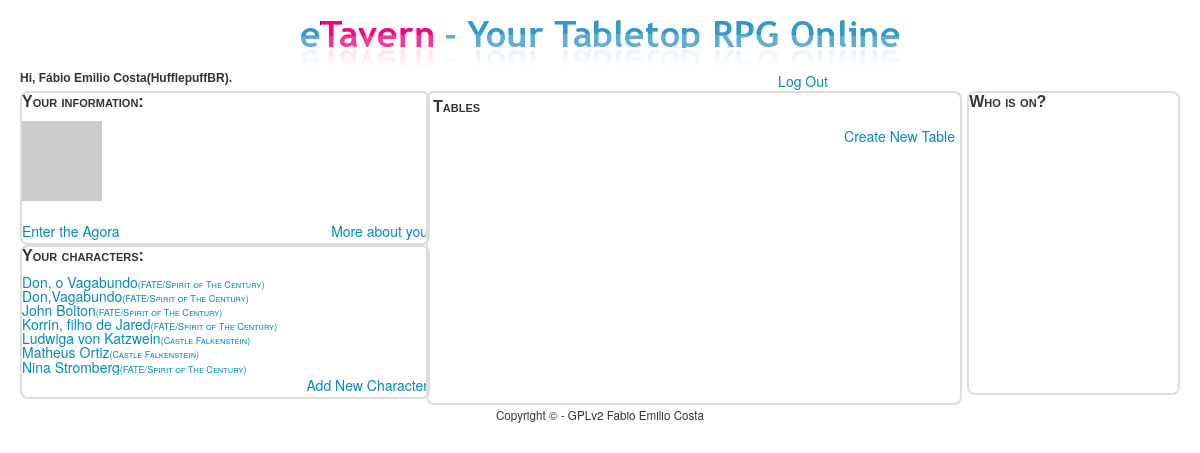
Screenshot of / (signed in) with the database file from the repository.
### tables this page shows
CREATE TABLE IF NOT EXISTS `user` (
  `id` bigint(20) NOT NULL AUTO_INCREMENT,
  `username` varchar(20) NOT NULL,
  `realname` varchar(60) NOT NULL DEFAULT 'Anonymous Coward',
  `email` varchar(30) NOT NULL,
  `password` varchar(40) NOT NULL,
  `master` tinyint(1) DEFAULT '0',
  `aboutYou` text,
  `site` varchar(255) DEFAULT NULL,
  `facebook` varchar(255) DEFAULT NULL,
  `twitter` varchar(100) DEFAULT NULL,
  `googleplus` varchar(255) DEFAULT NULL,
  PRIMARY KEY (`id`),
  UNIQUE KEY `username` (`username`,`email`)
);

CREATE TABLE IF NOT EXISTS `characters` (
  `id` bigint(20) NOT NULL AUTO_INCREMENT,
  `userid` bigint(20) NOT NULL,
  `char_name` varchar(100) NOT NULL,
  `system` varchar(100) NOT NULL,
  `base_desc` varchar(100) NOT NULL,
  `sheet` text,
  `history` text,
  PRIMARY KEY (`id`),
  UNIQUE KEY `userid` (`userid`,`char_name`,`system`)
);

### html/index.php (called while the page is built, shortened)
<?php
  $sheets=query("select * from characters where userid=? order by char_name,system",$_SESSION["id"]);
  $userinfo=query("select username,realname,email from user where id=?",$_SESSION["id"]);
  $js_function=<<<FUNCTION
$(document).ready(function() {
    whoIsOn();
    open_tables();
});
FUNCTION;
$img=get_gravatar($userinfo[0]['email'],80);
  render("tavern.php", ["title" => "Your Tavern - ".$_SESSION["realname"],
                        "realname" => $userinfo[0]['realname'],
                        "username" => $userinfo[0]['username'],
                        "sheets" => $sheets,
                        "jquery"=>$js_function,
                        "extraJS"=>["js/whoIsOn.js"],
                        "img"=>$img]);
?>

### templates/tavern.php (the view, shortened to what this page needs)
<div id="logTop">
  <div class="information">
    Hi, <?= $realname;?>(<?= $username?>).
  </div>
  <div id="menu">
    <a href="logout.php">Log Out</a>
  </div>
</div>
<div class="tavern">
  <div class="people">
    <div id="userinfo">
      <p class="headers">Your information:</p>
      <div class="charlist">
        <div class="avatar">
          <img src="<?= $img;?>"/>
        </div>
      </div>
      <div class="charbar">
        <span class="agora"><a href="agora.php" id="agoraInfo">Enter the Agora</a></span>
        <span class="aboutYou"><a href="aboutYou.php">More about you</a></span>
      </div>
    </div>
    <div id="chars">
      <p class="headers">Your characters:</p>
      <div class="charlist">
        <?php
          if ($sheets === false)
              print("Problem on database!");
          else if (count($sheets)===0)
              print("No sheets on your binder.");
          else
            foreach($sheets as $sheet):
        ?>
        <div class="charEntry">
          <a class="charlinks" href="sheetInfo.php?sheetid=<?= $sheet['id']?>">
            <?= $sheet['char_name']?><span class="charsystem">(<?= $sheet['system']?>)</span></a></div>
        <?php
                endforeach;
        ?>
      </div>
      <div class="newChar">
        <a href="newChar.php">Add New Character</a></div>
    </div>
  </div>
  <div class="info">
    <div class="tables">
      <p class="headers">Tables</p>
      <div class="newChar">
        <a href="newTable.php">Create New Table</a>
      </div>
    </div>
    <div class="loggedOn">
      <p class="headers">Who is on?</p>
    </div>
  </div>
</div>

### includes/functions.php (shortened to what this page needs)
<?php
    function query()
    {
        $sql = func_get_arg(0);
        $parameters = array_slice(func_get_args(), 1);
        static $handle;
        if (!isset($handle))
        {
            try
            {
                $handle = new PDO("mysql:dbname=" . DATABASE . ";host=" . SERVER, USERNAME, PASSWORD);
                $handle->setAttribute(PDO::ATTR_EMULATE_PREPARES, false);
            }
            catch (Exception $e)
            {
                trigger_error($e->getMessage(), E_USER_ERROR);
                exit;
            }
        }
        $statement = $handle->prepare($sql);
        $results = $statement->execute($parameters);
        if ($results !== false)
        {
            return $statement->fetchAll(PDO::FETCH_ASSOC);
        }
        else
        {
            return false;
        }
    }
    function render($template, $values = [])
    {
        if (file_exists("../templates/$template"))
        {
            extract($values);
            require("../templates/header.php");
            require("../templates/$template");
            require("../templates/footer.php");
        }
        else
        {
            trigger_error("Invalid template: $template", E_USER_ERROR);
        }
    }
?>

### templates/header.php (shortened to what this page needs)
<!DOCTYPE html>
<html>
    <head>
        <link href="css/bootstrap.css" rel="stylesheet"/>
        <link href="css/bootstrap-responsive.css" rel="stylesheet"/>
        <link href="css/styles.css" rel="stylesheet"/>
        <link href="css/chat.css" rel="stylesheet"/>
        <link href="css/agora.css" rel="stylesheet"/>
    </head>
    <body>
        <div class="container-fluid">
            <div id="top">
                <a href="/"><img alt="eTavern - Your Tabletop RPG Online" src="img/logo.png"/></a>
            </div>
            <div id="middle">

### templates/footer.php
            </div>
            <div id="bottom">
                Copyright &#169; - GPLv2 Fabio Emilio Costa
            </div>
        </div>
    </body>
</html>

### html/css/styles.css (style rules this page uses)
#top { text-align: center; }
#middle { text-align: center; width: 100%; }
#bottom { font-size: smaller; text-align: center; vertical-align: top; }
.people { float: left; width: 35%; display: table; }
#userinfo { border: 2px solid #DDDDDD; border-radius: 8px; width: 100%; height: 150px; text-align: left; display: table; }
.tavern { width: 100%; height: 300px; display: table; }
.tables { padding: 5px; border: 2px solid #DDDDDD; border-radius: 8px; width: 45%; height: 300px; text-align: left; display: table; float: left; }
.loggedOn { border: 2px solid #DDDDDD; border-radius: 8px; width: 18%; display: table; float: right; height: 300px; text-align: left; }
#chars { border: 2px solid #DDDDDD; border-radius: 8px; width: 100%; height: 150px; text-align: left; display: block; list-style: none; }
#menu { text-align: center; width: 65%; float: right; display: table; }
#logTop { float: top; width: 100%; display: table; }
.newChar { text-align: right; vertical-align: bottom; }
.information { text-align: left; font: 12px helvetica; font-weight: bold; width: 30%; display: table; float: left; }
.headers { text-align: left; font: 16px helvetica; font-weight: bold; font-variant: small-caps; }
.charEntry { line-height: 100%; }
.charlinks { width: 100%; display: list-item; }
.charlist { height: 100px; overflow: auto; }
.charsystem { height: 100%; line-height: 100%; font-size: 65%; font-variant: small-caps; vertical-align: center; }
.agora { display: inline; float: left; text-align:left; width:50%; }
.aboutYou { display: inline; float:right; text-align:right; width:50%; }
.charbar { display: table-roll; width:100%; }

### html/css/chat.css (style rules this page uses)
.avatar { float: left; }

### rows the page displays
user: realname "Fábio Emilio Costa", username "HufflepuffBR"
characters: char_name "Don, o Vagabundo", system "FATE/Spirit of The Century"
characters: char_name "Don,Vagabundo", system "FATE/Spirit of The Century"
characters: char_name "John Bolton", system "FATE/Spirit of The Century"
characters: char_name "Korrin, filho de Jared", system "FATE/Spirit of The Century"
characters: char_name "Ludwiga von Katzwein", system "Castle Falkenstein"
characters: char_name "Matheus Ortiz", system "Castle Falkenstein"
characters: char_name "Nina Stromberg", system "FATE/Spirit of The Century"
